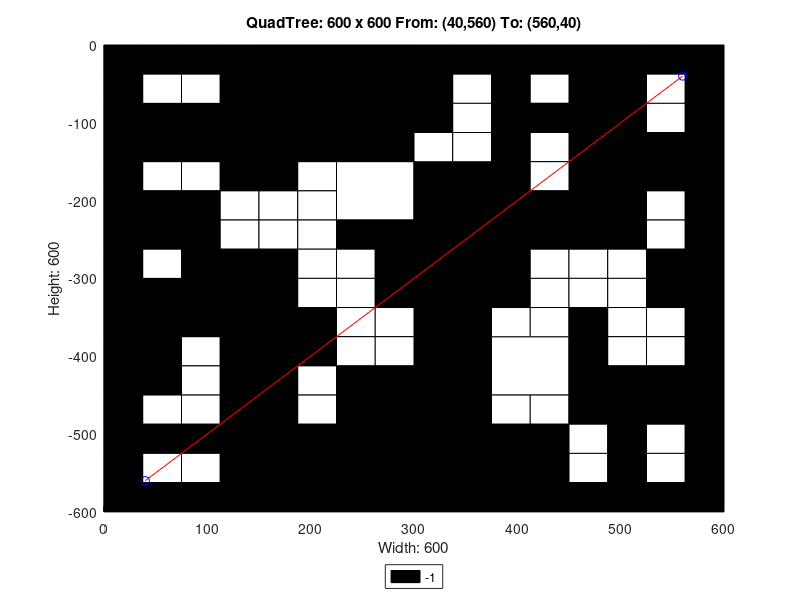

This figure's MATLAB source:
axis([0 600 -600 0]);
title('QuadTree: 600 x 600 From: (40,560) To: (560,40)');
xlabel('Width: 600');
ylabel('Height: 600');
rectangle('Position',[150 -150 150 150], 'FaceColor',[0 0 0]);
rectangle('Position',[0 -150 75 75], 'FaceColor',[0 0 0]);
rectangle('Position',[75 -150 75 75], 'FaceColor',[0 0 0]);
rectangle('Position',[225 -225 75 75], 'FaceColor',[1 1 1]);
rectangle('Position',[450 -75 75 75], 'FaceColor',[0 0 0]);
rectangle('Position',[450 -150 75 75], 'FaceColor',[0 0 0]);
rectangle('Position',[300 -225 75 75], 'FaceColor',[0 0 0]);
rectangle('Position',[300 -300 75 75], 'FaceColor',[0 0 0]);
rectangle('Position',[450 -225 75 75], 'FaceColor',[0 0 0]);
rectangle('Position',[0 -375 75 75], 'FaceColor',[0 0 0]);
rectangle('Position',[75 -375 75 75], 'FaceColor',[0 0 0]);
rectangle('Position',[0 -450 75 75], 'FaceColor',[0 0 0]);
rectangle('Position',[225 -525 75 75], 'FaceColor',[0 0 0]);
rectangle('Position',[150 -600 75 75], 'FaceColor',[0 0 0]);
rectangle('Position',[225 -600 75 75], 'FaceColor',[0 0 0]);
rectangle('Position',[300 -375 75 75], 'FaceColor',[0 0 0]);
rectangle('Position',[300 -450 75 75], 'FaceColor',[0 0 0]);
rectangle('Position',[375 -450 75 75], 'FaceColor',[1 1 1]);
rectangle('Position',[300 -525 75 75], 'FaceColor',[0 0 0]);
rectangle('Position',[300 -600 75 75], 'FaceColor',[0 0 0]);
rectangle('Position',[375 -600 75 75], 'FaceColor',[0 0 0]);
rectangle('Position',[0 -37.5 37.5 37.5], 'FaceColor',[0 0 0]);
rectangle('Position',[37.5 -37.5 37.5 37.5], 'FaceColor',[0 0 0]);
rectangle('Position',[0 -75 37.5 37.5], 'FaceColor',[0 0 0]);
rectangle('Position',[37.5 -75 37.5 37.5], 'FaceColor',[1 1 1]);
rectangle('Position',[75 -37.5 37.5 37.5], 'FaceColor',[0 0 0]);
rectangle('Position',[112.5 -37.5 37.5 37.5], 'FaceColor',[0 0 0]);
rectangle('Position',[75 -75 37.5 37.5], 'FaceColor',[1 1 1]);
rectangle('Position',[112.5 -75 37.5 37.5], 'FaceColor',[0 0 0]);
rectangle('Position',[0 -187.5 37.5 37.5], 'FaceColor',[0 0 0]);
rectangle('Position',[37.5 -187.5 37.5 37.5], 'FaceColor',[1 1 1]);
rectangle('Position',[0 -225 37.5 37.5], 'FaceColor',[0 0 0]);
rectangle('Position',[37.5 -225 37.5 37.5], 'FaceColor',[0 0 0]);
rectangle('Position',[75 -187.5 37.5 37.5], 'FaceColor',[1 1 1]);
rectangle('Position',[112.5 -187.5 37.5 37.5], 'FaceColor',[0 0 0]);
rectangle('Position',[75 -225 37.5 37.5], 'FaceColor',[0 0 0]);
rectangle('Position',[112.5 -225 37.5 37.5], 'FaceColor',[1 1 1]);
rectangle('Position',[0 -262.5 37.5 37.5], 'FaceColor',[0 0 0]);
rectangle('Position',[37.5 -262.5 37.5 37.5], 'FaceColor',[0 0 0]);
rectangle('Position',[0 -300 37.5 37.5], 'FaceColor',[0 0 0]);
rectangle('Position',[37.5 -300 37.5 37.5], 'FaceColor',[1 1 1]);
rectangle('Position',[75 -262.5 37.5 37.5], 'FaceColor',[0 0 0]);
rectangle('Position',[112.5 -262.5 37.5 37.5], 'FaceColor',[1 1 1]);
rectangle('Position',[75 -300 37.5 37.5], 'FaceColor',[0 0 0]);
rectangle('Position',[112.5 -300 37.5 37.5], 'FaceColor',[0 0 0]);
rectangle('Position',[150 -187.5 37.5 37.5], 'FaceColor',[0 0 0]);
rectangle('Position',[187.5 -187.5 37.5 37.5], 'FaceColor',[1 1 1]);
rectangle('Position',[150 -225 37.5 37.5], 'FaceColor',[1 1 1]);
rectangle('Position',[187.5 -225 37.5 37.5], 'FaceColor',[1 1 1]);
rectangle('Position',[150 -262.5 37.5 37.5], 'FaceColor',[1 1 1]);
rectangle('Position',[187.5 -262.5 37.5 37.5], 'FaceColor',[1 1 1]);
rectangle('Position',[150 -300 37.5 37.5], 'FaceColor',[0 0 0]);
rectangle('Position',[187.5 -300 37.5 37.5], 'FaceColor',[1 1 1]);
rectangle('Position',[225 -262.5 37.5 37.5], 'FaceColor',[0 0 0]);
rectangle('Position',[262.5 -262.5 37.5 37.5], 'FaceColor',[0 0 0]);
rectangle('Position',[225 -300 37.5 37.5], 'FaceColor',[1 1 1]);
rectangle('Position',[262.5 -300 37.5 37.5], 'FaceColor',[0 0 0]);
rectangle('Position',[300 -37.5 37.5 37.5], 'FaceColor',[0 0 0]);
rectangle('Position',[337.5 -37.5 37.5 37.5], 'FaceColor',[0 0 0]);
rectangle('Position',[300 -75 37.5 37.5], 'FaceColor',[0 0 0]);
rectangle('Position',[337.5 -75 37.5 37.5], 'FaceColor',[1 1 1]);
rectangle('Position',[375 -37.5 37.5 37.5], 'FaceColor',[0 0 0]);
rectangle('Position',[412.5 -37.5 37.5 37.5], 'FaceColor',[0 0 0]);
rectangle('Position',[375 -75 37.5 37.5], 'FaceColor',[0 0 0]);
rectangle('Position',[412.5 -75 37.5 37.5], 'FaceColor',[1 1 1]);
rectangle('Position',[300 -112.5 37.5 37.5], 'FaceColor',[0 0 0]);
rectangle('Position',[337.5 -112.5 37.5 37.5], 'FaceColor',[1 1 1]);
rectangle('Position',[300 -150 37.5 37.5], 'FaceColor',[1 1 1]);
rectangle('Position',[337.5 -150 37.5 37.5], 'FaceColor',[1 1 1]);
rectangle('Position',[375 -112.5 37.5 37.5], 'FaceColor',[0 0 0]);
rectangle('Position',[412.5 -112.5 37.5 37.5], 'FaceColor',[0 0 0]);
rectangle('Position',[375 -150 37.5 37.5], 'FaceColor',[0 0 0]);
rectangle('Position',[412.5 -150 37.5 37.5], 'FaceColor',[1 1 1]);
rectangle('Position',[525 -37.5 37.5 37.5], 'FaceColor',[0 0 0]);
rectangle('Position',[562.5 -37.5 37.5 37.5], 'FaceColor',[0 0 0]);
rectangle('Position',[525 -75 37.5 37.5], 'FaceColor',[1 1 1]);
rectangle('Position',[562.5 -75 37.5 37.5], 'FaceColor',[0 0 0]);
rectangle('Position',[525 -112.5 37.5 37.5], 'FaceColor',[1 1 1]);
rectangle('Position',[562.5 -112.5 37.5 37.5], 'FaceColor',[0 0 0]);
rectangle('Position',[525 -150 37.5 37.5], 'FaceColor',[0 0 0]);
rectangle('Position',[562.5 -150 37.5 37.5], 'FaceColor',[0 0 0]);
rectangle('Position',[375 -187.5 37.5 37.5], 'FaceColor',[0 0 0]);
rectangle('Position',[412.5 -187.5 37.5 37.5], 'FaceColor',[1 1 1]);
rectangle('Position',[375 -225 37.5 37.5], 'FaceColor',[0 0 0]);
rectangle('Position',[412.5 -225 37.5 37.5], 'FaceColor',[0 0 0]);
rectangle('Position',[375 -262.5 37.5 37.5], 'FaceColor',[0 0 0]);
rectangle('Position',[412.5 -262.5 37.5 37.5], 'FaceColor',[0 0 0]);
rectangle('Position',[375 -300 37.5 37.5], 'FaceColor',[0 0 0]);
rectangle('Position',[412.5 -300 37.5 37.5], 'FaceColor',[1 1 1]);
rectangle('Position',[525 -187.5 37.5 37.5], 'FaceColor',[0 0 0]);
rectangle('Position',[562.5 -187.5 37.5 37.5], 'FaceColor',[0 0 0]);
rectangle('Position',[525 -225 37.5 37.5], 'FaceColor',[1 1 1]);
rectangle('Position',[562.5 -225 37.5 37.5], 'FaceColor',[0 0 0]);
rectangle('Position',[450 -262.5 37.5 37.5], 'FaceColor',[0 0 0]);
rectangle('Position',[487.5 -262.5 37.5 37.5], 'FaceColor',[0 0 0]);
rectangle('Position',[450 -300 37.5 37.5], 'FaceColor',[1 1 1]);
rectangle('Position',[487.5 -300 37.5 37.5], 'FaceColor',[1 1 1]);
rectangle('Position',[525 -262.5 37.5 37.5], 'FaceColor',[1 1 1]);
rectangle('Position',[562.5 -262.5 37.5 37.5], 'FaceColor',[0 0 0]);
rectangle('Position',[525 -300 37.5 37.5], 'FaceColor',[0 0 0]);
rectangle('Position',[562.5 -300 37.5 37.5], 'FaceColor',[0 0 0]);
rectangle('Position',[75 -412.5 37.5 37.5], 'FaceColor',[1 1 1]);
rectangle('Position',[112.5 -412.5 37.5 37.5], 'FaceColor',[0 0 0]);
rectangle('Position',[75 -450 37.5 37.5], 'FaceColor',[1 1 1]);
rectangle('Position',[112.5 -450 37.5 37.5], 'FaceColor',[0 0 0]);
rectangle('Position',[150 -337.5 37.5 37.5], 'FaceColor',[0 0 0]);
rectangle('Position',[187.5 -337.5 37.5 37.5], 'FaceColor',[1 1 1]);
rectangle('Position',[150 -375 37.5 37.5], 'FaceColor',[0 0 0]);
rectangle('Position',[187.5 -375 37.5 37.5], 'FaceColor',[0 0 0]);
rectangle('Position',[225 -337.5 37.5 37.5], 'FaceColor',[1 1 1]);
rectangle('Position',[262.5 -337.5 37.5 37.5], 'FaceColor',[0 0 0]);
rectangle('Position',[225 -375 37.5 37.5], 'FaceColor',[1 1 1]);
rectangle('Position',[262.5 -375 37.5 37.5], 'FaceColor',[1 1 1]);
rectangle('Position',[150 -412.5 37.5 37.5], 'FaceColor',[0 0 0]);
rectangle('Position',[187.5 -412.5 37.5 37.5], 'FaceColor',[0 0 0]);
rectangle('Position',[150 -450 37.5 37.5], 'FaceColor',[0 0 0]);
rectangle('Position',[187.5 -450 37.5 37.5], 'FaceColor',[1 1 1]);
rectangle('Position',[225 -412.5 37.5 37.5], 'FaceColor',[1 1 1]);
rectangle('Position',[262.5 -412.5 37.5 37.5], 'FaceColor',[1 1 1]);
rectangle('Position',[225 -450 37.5 37.5], 'FaceColor',[0 0 0]);
rectangle('Position',[262.5 -450 37.5 37.5], 'FaceColor',[0 0 0]);
rectangle('Position',[0 -487.5 37.5 37.5], 'FaceColor',[0 0 0]);
rectangle('Position',[37.5 -487.5 37.5 37.5], 'FaceColor',[1 1 1]);
rectangle('Position',[0 -525 37.5 37.5], 'FaceColor',[0 0 0]);
rectangle('Position',[37.5 -525 37.5 37.5], 'FaceColor',[0 0 0]);
rectangle('Position',[75 -487.5 37.5 37.5], 'FaceColor',[1 1 1]);
rectangle('Position',[112.5 -487.5 37.5 37.5], 'FaceColor',[0 0 0]);
rectangle('Position',[75 -525 37.5 37.5], 'FaceColor',[0 0 0]);
rectangle('Position',[112.5 -525 37.5 37.5], 'FaceColor',[0 0 0]);
rectangle('Position',[0 -562.5 37.5 37.5], 'FaceColor',[0 0 0]);
rectangle('Position',[37.5 -562.5 37.5 37.5], 'FaceColor',[1 1 1]);
rectangle('Position',[0 -600 37.5 37.5], 'FaceColor',[0 0 0]);
rectangle('Position',[37.5 -600 37.5 37.5], 'FaceColor',[0 0 0]);
rectangle('Position',[75 -562.5 37.5 37.5], 'FaceColor',[1 1 1]);
rectangle('Position',[112.5 -562.5 37.5 37.5], 'FaceColor',[0 0 0]);
rectangle('Position',[75 -600 37.5 37.5], 'FaceColor',[0 0 0]);
rectangle('Position',[112.5 -600 37.5 37.5], 'FaceColor',[0 0 0]);
rectangle('Position',[150 -487.5 37.5 37.5], 'FaceColor',[0 0 0]);
rectangle('Position',[187.5 -487.5 37.5 37.5], 'FaceColor',[1 1 1]);
rectangle('Position',[150 -525 37.5 37.5], 'FaceColor',[0 0 0]);
rectangle('Position',[187.5 -525 37.5 37.5], 'FaceColor',[0 0 0]);
rectangle('Position',[375 -337.5 37.5 37.5], 'FaceColor',[0 0 0]);
rectangle('Position',[412.5 -337.5 37.5 37.5], 'FaceColor',[1 1 1]);
rectangle('Position',[375 -375 37.5 37.5], 'FaceColor',[1 1 1]);
rectangle('Position',[412.5 -375 37.5 37.5], 'FaceColor',[1 1 1]);
rectangle('Position',[450 -337.5 37.5 37.5], 'FaceColor',[1 1 1]);
rectangle('Position',[487.5 -337.5 37.5 37.5], 'FaceColor',[1 1 1]);
rectangle('Position',[450 -375 37.5 37.5], 'FaceColor',[0 0 0]);
rectangle('Position',[487.5 -375 37.5 37.5], 'FaceColor',[1 1 1]);
rectangle('Position',[525 -337.5 37.5 37.5], 'FaceColor',[0 0 0]);
rectangle('Position',[562.5 -337.5 37.5 37.5], 'FaceColor',[0 0 0]);
rectangle('Position',[525 -375 37.5 37.5], 'FaceColor',[1 1 1]);
rectangle('Position',[562.5 -375 37.5 37.5], 'FaceColor',[0 0 0]);
rectangle('Position',[450 -412.5 37.5 37.5], 'FaceColor',[0 0 0]);
rectangle('Position',[487.5 -412.5 37.5 37.5], 'FaceColor',[1 1 1]);
rectangle('Position',[450 -450 37.5 37.5], 'FaceColor',[0 0 0]);
rectangle('Position',[487.5 -450 37.5 37.5], 'FaceColor',[0 0 0]);
rectangle('Position',[525 -412.5 37.5 37.5], 'FaceColor',[1 1 1]);
rectangle('Position',[562.5 -412.5 37.5 37.5], 'FaceColor',[0 0 0]);
rectangle('Position',[525 -450 37.5 37.5], 'FaceColor',[0 0 0]);
rectangle('Position',[562.5 -450 37.5 37.5], 'FaceColor',[0 0 0]);
rectangle('Position',[375 -487.5 37.5 37.5], 'FaceColor',[1 1 1]);
rectangle('Position',[412.5 -487.5 37.5 37.5], 'FaceColor',[1 1 1]);
rectangle('Position',[375 -525 37.5 37.5], 'FaceColor',[0 0 0]);
rectangle('Position',[412.5 -525 37.5 37.5], 'FaceColor',[0 0 0]);
rectangle('Position',[450 -487.5 37.5 37.5], 'FaceColor',[0 0 0]);
rectangle('Position',[487.5 -487.5 37.5 37.5], 'FaceColor',[0 0 0]);
rectangle('Position',[450 -525 37.5 37.5], 'FaceColor',[1 1 1]);
rectangle('Position',[487.5 -525 37.5 37.5], 'FaceColor',[0 0 0]);
rectangle('Position',[525 -487.5 37.5 37.5], 'FaceColor',[0 0 0]);
rectangle('Position',[562.5 -487.5 37.5 37.5], 'FaceColor',[0 0 0]);
rectangle('Position',[525 -525 37.5 37.5], 'FaceColor',[1 1 1]);
rectangle('Position',[562.5 -525 37.5 37.5], 'FaceColor',[0 0 0]);
rectangle('Position',[450 -562.5 37.5 37.5], 'FaceColor',[1 1 1]);
rectangle('Position',[487.5 -562.5 37.5 37.5], 'FaceColor',[0 0 0]);
rectangle('Position',[450 -600 37.5 37.5], 'FaceColor',[0 0 0]);
rectangle('Position',[487.5 -600 37.5 37.5], 'FaceColor',[0 0 0]);
rectangle('Position',[525 -562.5 37.5 37.5], 'FaceColor',[1 1 1]);
rectangle('Position',[562.5 -562.5 37.5 37.5], 'FaceColor',[0 0 0]);
rectangle('Position',[525 -600 37.5 37.5], 'FaceColor',[0 0 0]);
rectangle('Position',[562.5 -600 37.5 37.5], 'FaceColor',[0 0 0]);
X=[560,40];
Y=[-40,-560];
hold on;
plot(X,Y,'r');
plot(X,Y,'bo');
legend('-1','Location','southoutside');
